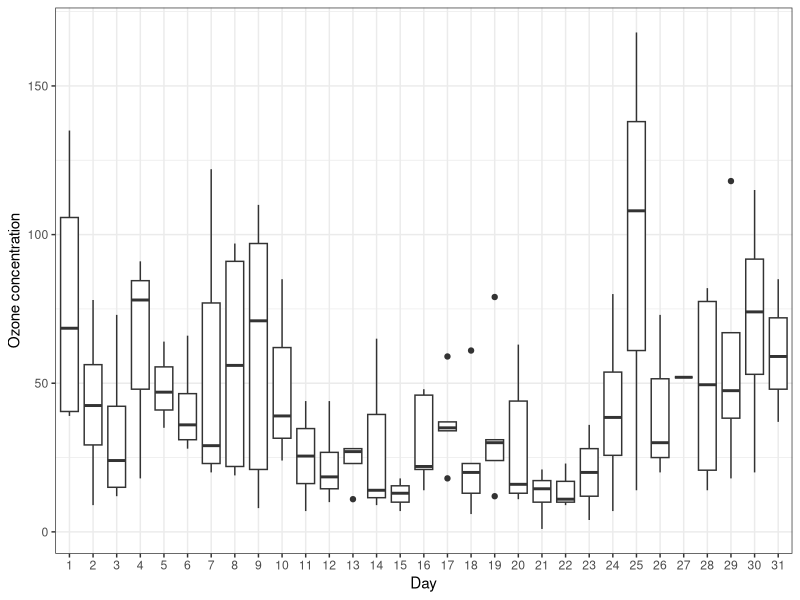
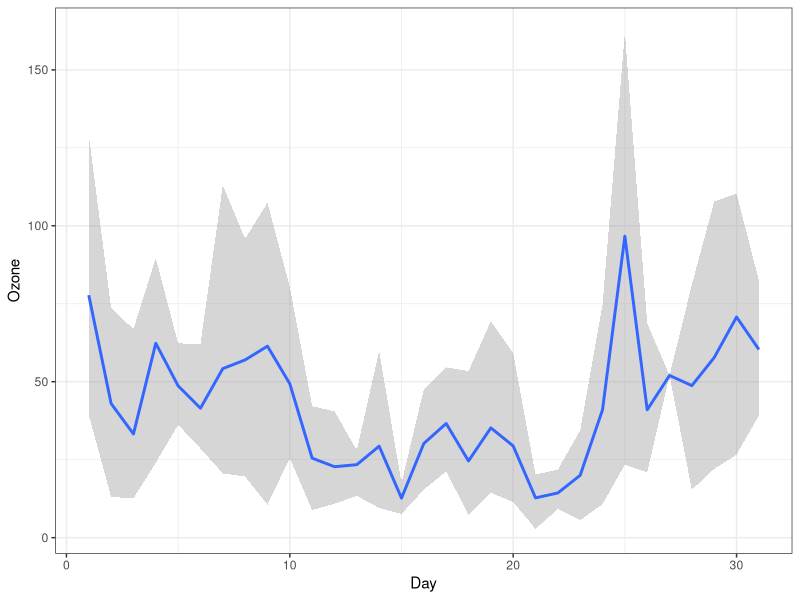
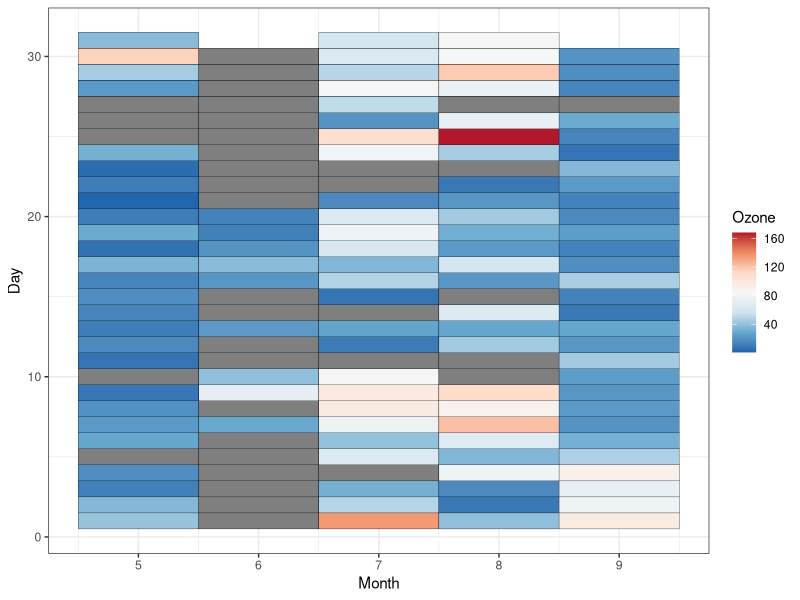
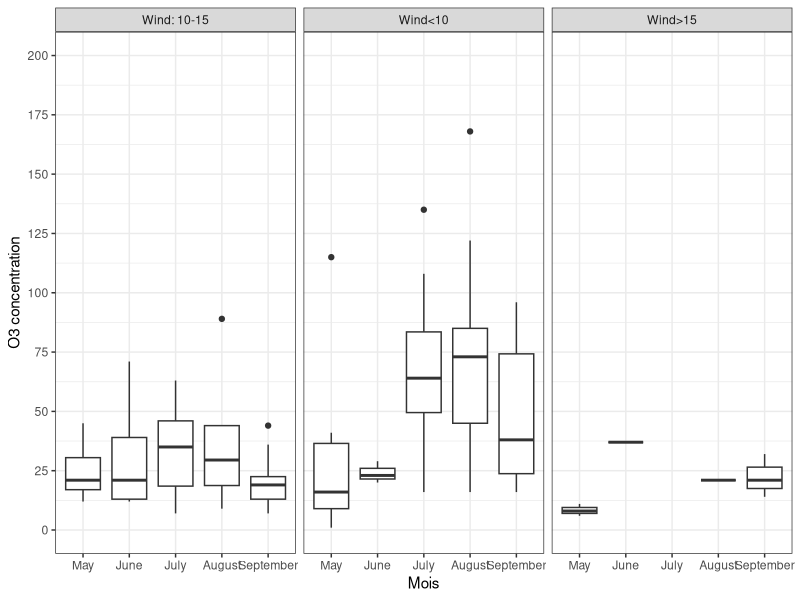

Write R code to recreate these figures, in order. (Note: this script raises an error after producing the figures.)
#-------------------------------------------------------------------------------
## Reproducible and generalizable function enabling to save/export any ggplot2 object or a list of ggplots with automatic size
#-------------------------------------------------------------------------------

#----------------------------------------------------------------
#### Configurations ####

## General R environment step-up

rm(list=ls()) # clearing the environment
gctorture(FALSE) # disabling memory torture
options(stringsAsFactors=FALSE) # no automatic conversion of characters into factors

## R packages

required_pkgs<-c("tidyverse","conflicted")

is_installed<-required_pkgs %in% rownames(installed.packages(all.available=TRUE))
if(any(is_installed==FALSE)){
  install.packages(required_pkgs[!is_installed],repos="http://cran.us.r-project.org")
}
invisible(lapply(required_pkgs, library, character.only=TRUE))

## Preventing package conflicts

conflict_prefer("select","dplyr")
conflict_prefer("filter","dplyr")
conflict_prefer("slice","dplyr")

## Setting the working directory

here::here("Figure export")

#----------------------------------------------------------------
#### Creating the function ####

#- - - - - -
## Saving figures (any ggplot2 object, or a list of ggplots) with automatic size
#
# - ext: one or several formats, e.g. c("png","pdf","tiff"), with one file per format (name_<date>.<ext>)
# - compression: TIFF compression (e.g., "lzw"); only used for tiff files
# - discrete axes: size from the number and length of labels, and from the text written inside the tiles (geom_text/geom_label)
# - continuous axes: panel_width x panel_height (cm)
# - facets with free space keep their relative sizes; fixed-ratio coordinates (coord_fixed, coord_sf) keep their aspect ratio
# - several plots: one single legend, placed at legend_position ("top" = above all plots)
# - a patchwork object cannot be measured: width/height are used (default 25 x 18 cm), pass width= and height= (cm) to change them
# - ...: other arguments passed to ggplot2::ggsave

save_plot<-function(plot, name, ncol=1, dpi=300, ext="png", panel_width=9, panel_height=7, legend_position=NULL, margin=0.5,
                    width=NULL, height=NULL, compression="lzw", ...){
  plots<-if(inherits(plot, "ggplot")) list(plot) else plot
  ncol<-min(ncol, length(plots))
  nrow_p<-ceiling(length(plots)/ncol)
  ext<-unique(tolower(ext))
  files<-paste0(name, "_", Sys.Date(), ".", ext) # one file per format
  
  # null device: needed by grid to measure text, without creating a file
  grDevices::pdf(NULL)
  on.exit(grDevices::dev.off(), add=TRUE)
  
  pt_cm<-0.03528 # 1 point in cm
  
  # width (cm) of the widest text of a vector
  text_cm<-function(x, fontsize){
    x<-as.character(x[!is.na(x)])
    if(length(x)==0) return(0)
    grid::convertWidth(grid::grobWidth(grid::textGrob(x, gp=grid::gpar(fontsize=fontsize))), "cm", valueOnly=TRUE)
  }
  # value of a theme element of the plot (e.g., font size of the axis text)
  theme_el<-function(p, el, field, default){
    th<-tryCatch(ggplot2::theme_get() + p$theme, error=function(e) ggplot2::theme_get())
    v<-tryCatch(ggplot2::calc_element(el, th)[[field]], error=function(e) NULL)
    if(is.null(v) || length(v)==0 || is.na(v[1])) default else v
  }
  
  # size (cm) of the panel area of one plot
  panel_dims<-function(p){
    b<-ggplot2::ggplot_build(p)
    g<-ggplot2::ggplotGrob(p)
    lay<-b$layout$layout
    pan<-g$layout[grepl("^panel", g$layout$name), ]
    cols<-sort(unique(pan$l)) # columns and rows of the gtable occupied by panels
    rows<-sort(unique(pan$t))
    
    # with coord_flip, the x scale is drawn vertically
    flipped<-inherits(p$coordinates, "CoordFlip")
    h_ax<-if(flipped) "y" else "x"
    v_ax<-if(flipped) "x" else "y"
    sc_h<-b$layout[[paste0("panel_scales_", h_ax)]]
    sc_v<-b$layout[[paste0("panel_scales_", v_ax)]]
    idx_h<-lay[[paste0("SCALE_", toupper(h_ax))]]
    idx_v<-lay[[paste0("SCALE_", toupper(v_ax))]]
    
    # text layers (all labels need room, including repelled ones)
    cls<-sapply(p$layers, function(l) class(l$geom)[1])
    is_txt<-grepl("Text|Label", cls)
    txt<-if(any(is_txt)) as.character(unlist(lapply(b$data[which(is_txt)], function(d) d$label))) else character(0)
    has_txt<-length(txt)>0
    
    # text written INSIDE the tiles (plain geom_text / geom_label, not repelled): slots of discrete axes must be large enough to contain it
    is_tile<-cls %in% c("GeomText","GeomLabel")
    tile_txt<-if(any(is_tile)) as.character(unlist(lapply(b$data[which(is_tile)], function(d) d$label))) else character(0)
    tile_txt<-tile_txt[!is.na(tile_txt) & tile_txt!=""]
    tile_fs<-if(any(is_tile)) max(unlist(lapply(b$data[which(is_tile)], function(d) if("size" %in% names(d)) d$size else 3.88)), na.rm=TRUE) * ggplot2::.pt else 11
    tile_w<-if(length(tile_txt)>0) text_cm(unlist(strsplit(tile_txt, "\n", fixed=TRUE)), tile_fs) + 0.4 else 0 # widest line (cm)
    tile_h<-if(length(tile_txt)>0) (max(stringr::str_count(tile_txt, "\n")) + 1) * tile_fs * pt_cm * 1.3 + 0.3 else 0 # tallest text (cm)
    
    fs_x<-theme_el(p, "axis.text.x", "size", 11)
    fs_y<-theme_el(p, "axis.text.y", "size", 11)
    ang_x<-theme_el(p, "axis.text.x", "angle", 0)
    lab_of<-function(s) tryCatch(as.character(s$get_labels()), error=function(e) as.character(s$get_limits()))
    
    # horizontal size of one panel: discrete = one slot per label (widest of: label, text inside the tile); continuous = panel_width
    size_h<-function(s){
      if(s$is_discrete()){
        lab<-lab_of(s)
        fs<-if(flipped) fs_y else fs_x
        per<-if(!flipped && ang_x>=45) max(0.9, fs * pt_cm * 1.8) else max(0.9, text_cm(lab, fs) + 0.5)
        max(4, length(lab) * max(per, tile_w))
      }else{
        max(panel_width, if(has_txt) 3 * text_cm(txt, 11) else 0)
      }
    }
    # vertical size of one panel: discrete = one slot per label (height of its lines, or of the text inside the tile); continuous = panel_height
    size_v<-function(s){
      if(s$is_discrete()){
        lab<-lab_of(s)
        fs<-if(flipped) fs_x else fs_y
        n_l<-stringr::str_count(lab, "\n") + 1
        per<-pmax(if(has_txt) 1.1 else 0.8, n_l * fs * pt_cm * 1.25 + 0.35, tile_h)
        max(3, sum(per))
      }else{
        panel_height
      }
    }
    w<-sapply(seq_len(max(lay$COL)), function(i) max(sapply(unique(idx_h[lay$COL==i]), function(k) size_h(sc_h[[k]]))))
    h<-sapply(seq_len(max(lay$ROW)), function(i) max(sapply(unique(idx_v[lay$ROW==i]), function(k) size_v(sc_v[[k]]))))
    if(length(cols)!=length(w)) w<-rep(max(w), length(cols))
    if(length(rows)!=length(h)) h<-rep(max(h), length(rows))
    
    # facets with free space (unequal null units) keep their relative sizes, otherwise all panels are equal
    keep_prop<-function(sizes, units){
      nul<-tryCatch(as.numeric(units), error=function(e) rep(1, length(units)))
      if(length(nul)>1 && diff(range(nul))>1e-8) nul/max(nul) * max(sizes) else rep(max(sizes), length(sizes))
    }
    w<-keep_prop(w, g$widths[cols])
    h<-keep_prop(h, g$heights[rows])
    
    # fixed aspect ratio (coord_fixed, coord_sf...): the height follows the width
    free<-tryCatch(p$coordinates$is_free(), error=function(e) TRUE)
    if(!free){
      asp<-tryCatch(sum(as.numeric(g$heights[rows]))/sum(as.numeric(g$widths[cols])), error=function(e) 1)
      w<-rep(panel_width/length(w), length(w))
      h<-rep(sum(w) * asp/length(h), length(h))
      if(sum(h)>2 * panel_height){
        h<-h * 2 * panel_height/sum(h)
        w<-w * (sum(h)/asp)/sum(w)
      }
    }
    
    # size of the whole panel area (panels + spacing between facets)
    g$widths[cols]<-grid::unit(w, "cm")
    g$heights[rows]<-grid::unit(h, "cm")
    c(w=sum(grid::convertWidth(g$widths[min(cols):max(cols)], "cm", valueOnly=TRUE)),
      h=sum(grid::convertHeight(g$heights[min(rows):max(rows)], "cm", valueOnly=TRUE)))
  }
  
  if(any(sapply(plots, inherits, what="patchwork"))){
    message("A patchwork object cannot be measured: width/height used (default 25 x 18 cm); use width= and height= (cm) to change them")
    fig<-if(length(plots)==1) plots[[1]] else patchwork::wrap_plots(plots, ncol=ncol, guides="collect")
    if(!is.null(legend_position)) fig<-fig & ggplot2::theme(legend.position=legend_position)
    if(is.null(width)) width<-25
    if(is.null(height)) height<-18
  }else{
    # panel area of each column and each row of plots = largest of its plots
    sizes<-lapply(plots, panel_dims)
    idx<-matrix(seq_len(nrow_p * ncol), nrow=nrow_p, ncol=ncol, byrow=TRUE)
    w_col<-sapply(seq_len(ncol), function(j) max(sapply(idx[, j][idx[, j]<=length(plots)], function(k) sizes[[k]][["w"]])))
    h_row<-sapply(seq_len(nrow_p), function(i) max(sapply(idx[i, ][idx[i, ]<=length(plots)], function(k) sizes[[k]][["h"]])))
    # one single legend: kept on the first plot only (all plots of a figure must share the same color scale), removed from the others
    if(!is.null(legend_position)){
      plots<-lapply(seq_along(plots), function(k) plots[[k]] + ggplot2::theme(legend.position=if(k==1) legend_position else "none"))
    }
    # legend on top of everything (above the titles of the first row): a dedicated first row is reserved for the collected legend
    top_legend<-identical(legend_position, "top") && length(plots)>1
    if(top_legend){
      # height of the legend (cm), measured on the first plot
      leg_h<-tryCatch({
        gl<-ggplot2::ggplotGrob(plots[[1]] + ggplot2::theme(legend.position="top"))
        top_panel<-min(gl$layout$t[grepl("^panel", gl$layout$name)])
        i<-which(grepl("guide-box", gl$layout$name) & gl$layout$t<top_panel)
        if(length(i)==0) 1.5 else sum(grid::convertHeight(gl$heights[unique(gl$layout$t[i])], "cm", valueOnly=TRUE))
      }, error=function(e) 1.5)
      # row 1 = area of the collected legend (all columns), then one area per plot (filled row by row)
      areas<-Reduce(c, c(list(patchwork::area(1, 1, 1, ncol)),
                         lapply(seq_along(plots), function(k) patchwork::area((k - 1) %/% ncol + 2, (k - 1) %% ncol + 1))))
      fig<-patchwork::wrap_plots(c(list(patchwork::guide_area()), plots), design=areas, widths=grid::unit(w_col, "cm"),
                                 heights=grid::unit(c(leg_h, h_row), "cm"), guides="collect")
    }else{
      fig<-patchwork::wrap_plots(plots, ncol=ncol, widths=grid::unit(w_col, "cm"), heights=grid::unit(h_row, "cm"), guides=if(length(plots)>1) "collect" else "keep")
    }
    # total size = size of the assembled figure (+2% and a margin)
    gt<-patchwork::patchworkGrob(fig)
    if(is.null(width)) width<-sum(grid::convertWidth(gt$widths, "cm", valueOnly=TRUE)) * 1.02 + margin
    if(is.null(height)) height<-sum(grid::convertHeight(gt$heights, "cm", valueOnly=TRUE)) * 1.02 + margin
  }
  
  # one file per format; compression is only passed to tiff devices
  for(k in seq_along(files)){
    args<-c(list(plot=fig, filename=files[k], width=width, height=height, units="cm", dpi=dpi, bg="white", limitsize=FALSE), list(...))
    if(ext[k] %in% c("tiff","tif")){
      args$compression<-compression
      args$device<-if(requireNamespace("ragg", quietly=TRUE)) ragg::agg_tiff else "tiff"
    }
    do.call(ggplot2::ggsave, args)
    message("Figure saved: ", files[k], " (", round(width, 1), " x ", round(height, 1), " cm)")
  }
  invisible(c(width=width, height=height))
}

#----------------------------------------------------------------
#### Example of use ####

#- - - - - 
## Creating plots

plot1<-ggplot(airquality,aes(x=factor(Day),y=Ozone))+
         geom_boxplot()+
  scale_x_discrete("Day")+
  scale_y_continuous("Ozone concentration")+
  theme_bw()

plot2<-ggplot(airquality, aes(Day, Ozone)) +
  geom_smooth(stat = 'summary', 
              fun.data = function(y) data.frame(ymin = quantile(y, .05), y = mean(y), ymax = quantile(y, .95)))+
  theme_bw()

plot3<-ggplot(airquality, aes(x=Month, y=Day, fill=Ozone)) + 
  geom_tile(color="black")+ 
  scale_fill_distiller(palette = "RdBu")+
  theme_bw()

plot4<-airquality %>% mutate(Wind=case_when(Wind<10~"Wind<10",
                                     Wind>15~"Wind>15",
                                     T~"Wind: 10-15")) %>%
  ggplot() + geom_boxplot(aes(x=factor(Month),y=Ozone)) +
  scale_y_continuous("O3 concentration",breaks=seq(0,200,25), labels=seq(0,200,25), limits=c(0,200)) +
  scale_x_discrete("Mois",breaks=c(5:9), labels=c("May","June","July","August","September"))+
  theme_bw()+
  facet_grid(.~Wind)

plot5<-plot2+plot3/plot4

#- - - - - 
## Exporting the graph

# export in png
save_plot(plot1, "Plot 1", ncol=3, legend_position="top", ext="png")

# export in pdf
save_plot(plot2, "Plot 2", ncol=3, legend_position="top", ext="pdf")

# export in tiff
save_plot(plot3, "Plot 3", ncol=3, legend_position="top", ext="tiff", dpi=600, compression="lzw")

# export in several formats simultaneously
save_plot(plot4, "Plot 4", ncol=3, legend_position="top", ext=c("png","pdf","tiff"))
save_plot(plot5, "Plot 5", ncol=3, legend_position="top", ext=c("png","pdf","tiff"))
